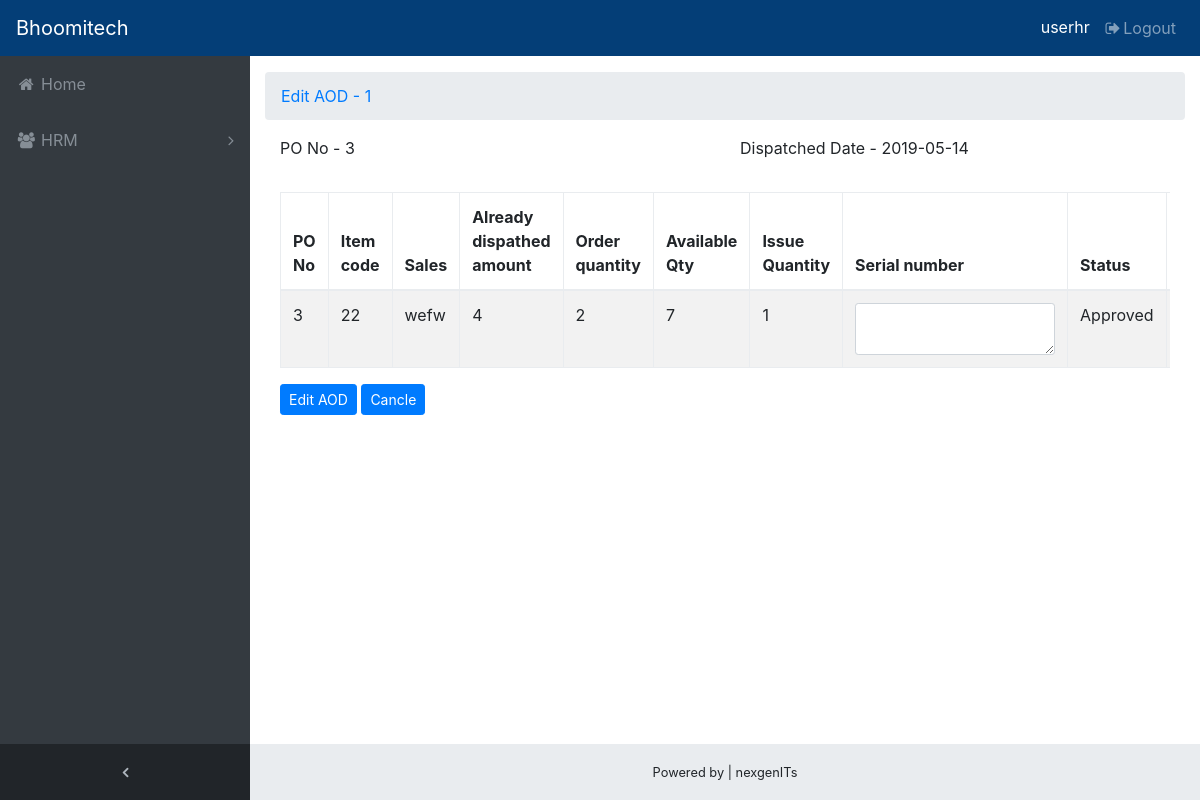
Page /AOD/aCreateNewAODEdit.php?aedit_id=1 (signed in) on the committed database.
### tables this page shows
CREATE TABLE `dispachinfor` (
  `id` int(11) NOT NULL,
  `poNo` varchar(1000) NOT NULL,
  `details` varchar(1000) NOT NULL,
  `createDate` varchar(1000) NOT NULL
);

### AOD/aCreateNewAODEdit.php (the view, shortened to what this page needs)
<?php
     include('../include/check.php');
     if(isset($_GET['aedit_id'])){
     $id =$_GET['aedit_id'];
     $query ="SELECT * FROM  dispachinfor WHERE id='$id'";
     $result =mysqli_query($conn,$query);
     while ($row=mysqli_fetch_array($result))
     {
        $id =$row['id'];
        $poNo =$row['poNo'];
        $details =$row['details'];
        $createDate =$row['createDate'];
     }
   }
?>
<!DOCTYPE html>
<html lang="en">
<head>
  <?php include('../include/head.php') ?>
</head>
<body class="fixed-nav sticky-footer bg-dark" id="page-top">
   <?php include('../include/nav.php') ?>
  <div class="content-wrapper">
    <div class="container-fluid">
      <ol class="breadcrumb">
        <li class="breadcrumb-item">
          <a href="#">Edit AOD - <?php echo $id; ?></a>
        </li>
      </ol>
    <div class="container">
      <form>
      <div class="row">
        <div class="col-sm-6">
            <label for="pwd">PO No - <?php echo $poNo; ?></label>
        </div>
        <div class="col-sm-6">
           <label for="pwd">Dispatched Date -  <?php echo $createDate; ?></label>
        </div>
      </div>
      <div>
      <br>
      <table id="uptableitems" class="table table-bordered table-striped table-responsive" >
        <thead>
          <tr>
             <th>PO No</th>
             <th>Item code</th>
             <th>Sales</th>
             <th>Already dispathed amount</th>
             <th>Order quantity</th>
             <th>Available Qty</th>
             <th>Issue Quantity</th>
             <th>Serial number</th>
             <th>Status</th>
             <th>Return Qty</th>
          </tr>
        </thead>
        <tbody>
           <?php
                 $x = json_decode($details, true);
                 for($i=0;$i<sizeof($x);$i++)
                  {
                      $poNo=$x[$i]['poNo'];
                      $itemCode=$x[$i]['itemCode'];
                      $sales=$x[$i]['sales'];
                      $alreadyDispathedAmount=$x[$i]['alreadyDispathedAmount'];
                      $orderQyt=$x[$i]['orderQyt'];
                      $availableQty=$x[$i]['availableQty'];
                      $issueQty=$x[$i]['issueQty'];
                      $serialNumber=$x[$i]['serialNumber'];
                      $status=$x[$i]['status'];
                      $returnQtyType=$x[$i]['returnQtyType'];
                      $returnQty=$x[$i]['returnQty'];
                      $dispatchedDate=$x[$i]['dispatchedDate'];
                      echo '
                        <tr id="rowno'.$i.'">
                          <td>
                            '.$poNo.'
                            <input type="hidden" class="form-control form-control-sm" value ='.$poNo.' name="poNo" readonly/>
                          </td>
                          <td>
                            '.$itemCode.'
                            <input type="hidden" class="form-control form-control-sm" value ='.$itemCode.' name="itemCode" readonly/>
                          </td>
                          <td>
                            '.$sales.'
                             <input type="hidden" class="form-control form-control-sm" value ='.$sales.' name="sales" readonly/>
                          </td>
                          <td>
                            '.$alreadyDispathedAmount.'
                            <input type="hidden" class="form-control form-control-sm" value ='.$alreadyDispathedAmount.' name="alreadyDispathedAmount" readonly/>
                          </td>
                          <td>
                            '.$orderQyt.'
                             <input type="hidden" class="form-control form-control-sm" value ='.$orderQyt.' name="orderQyt" readonly/>
                          </td>
                          <td>
                            '.$availableQty.'
                             <input type="hidden" class="form-control form-control-sm" value ='.$availableQty.' name="availableQty" readonly/>
                          </td>
                          <td>
                           '.$issueQty.'
                           <input type="hidden" class="form-control form-control-sm" value ='.$issueQty.' name="issueQty" readonly/>
                          </td>
                          <td>
                            <textarea  type="text" class="form-control form-control-sm" name="serialNumber" required="required">'.$serialNumber.'</textarea>
                          </td>
                          <td>
                          '.$status.'
                            <input type="hidden" class="form-control form-control-sm" value ='.$status.' name="status" readonly/>
                          </td>
                          <td>
                             <input type="number" class="form-control form-control-sm"  name="returnQty"  value ="'.$returnQty.'"  />
                          </td>
                              <option value='.$returnQtyType.'>'.$returnQtyType.'</option>
                          '.$dispatchedDate.'
                           <input type="hidden" class="form-control form-control-sm" value ='.$dispatchedDate.' name="dispatchedDate" readonly/>
                          <input type="button" value="Delete" onclick="remove_items('.$i.')" class="btn btn-primary btn-sm"/>
                          </tr>';
                  }
              ?>
            </tbody>
          </table>
          <div class="abtn">
             <input type="button" value="Edit AOD" class="btn btn-primary btn-sm" onclick="edit_items()"/>
             <input type="button" name="serchsubep" onclick="window.location='./aCreateNewAOD';"   value="Cancle" class="btn btn-primary btn-sm"/>
         </div>
      </div>
      </form>
    </div>
    <?php include('../include/footer.php') ?>
</div>
</body>
</html>

### css/sb-admin.css (style rules this page uses)
html { position: relative; min-height: 100%; }
body { overflow-x: hidden; }
body.sticky-footer { margin-bottom: 56px; }
body.sticky-footer .content-wrapper { min-height: calc(100vh - 56px - 56px); }
body.fixed-nav { padding-top: 56px; }
.content-wrapper { min-height: calc(100vh - 56px); padding-top: 1rem; }
.content-wrapper { overflow-x: hidden; background: white; }
@media (min-width: 992px) { .content-wrapper { margin-left: 250px; } }

### rows in the picture
dispachinfor: id "1", poNo "3", createDate "2019-05-14", details "3", details "22", details "wefw", details "4", details "2", details "7", details "1", details "Approved"

### other values in the picture
$email "userhr"
